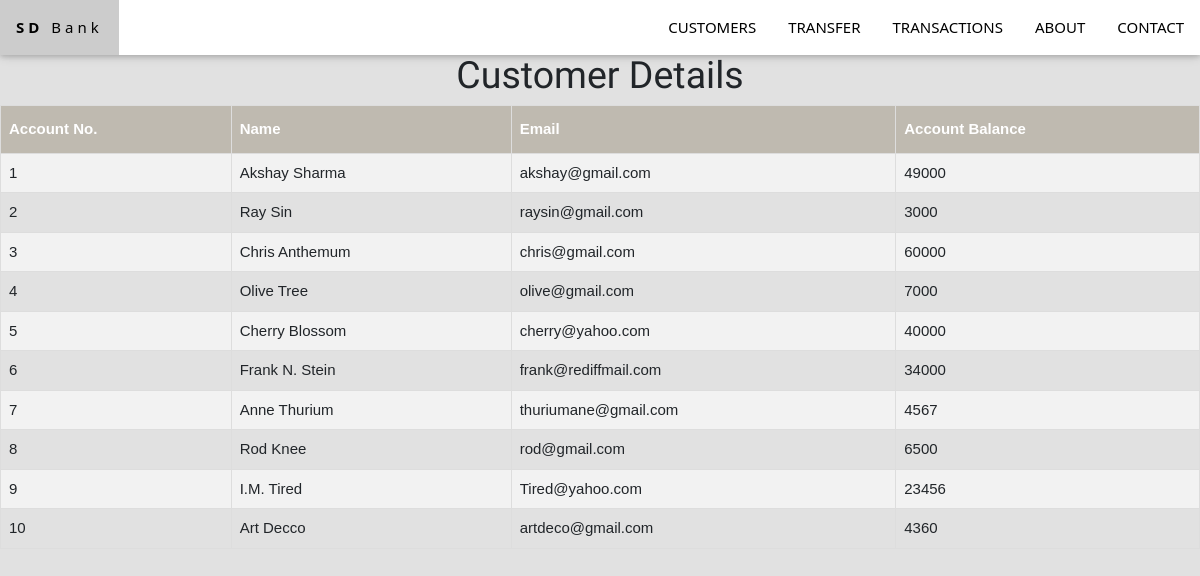
The app's page /cust/, older data.
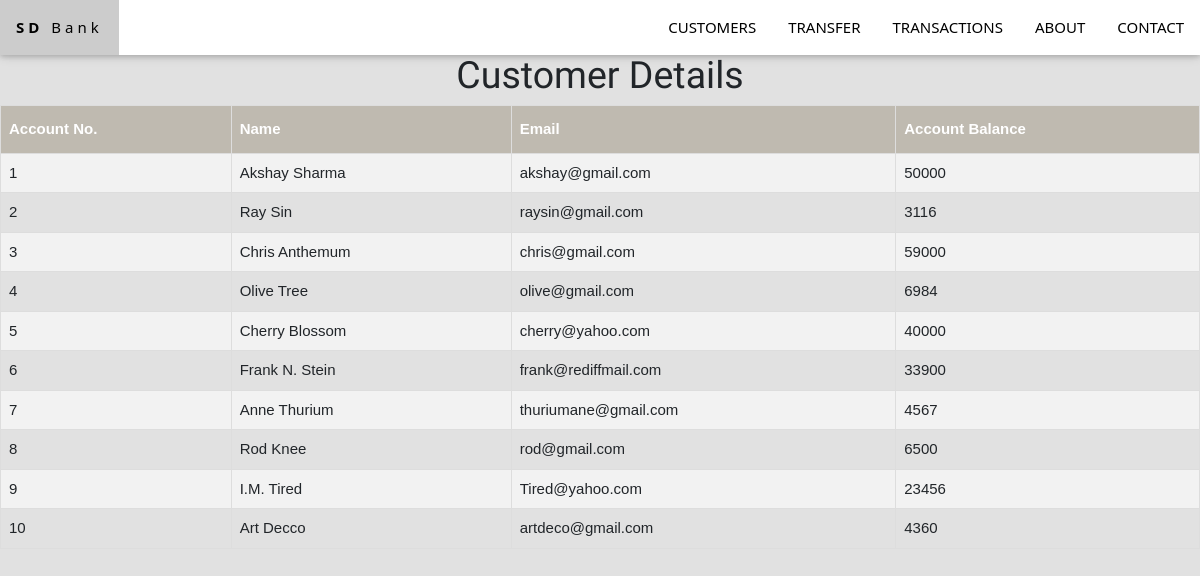
The same page, newer data.
### basicbank/models.py (models this page shows)
class Users(models.Model):
    accno = models.IntegerField(primary_key=True)
    name = models.CharField(max_length=200, null=True)
    email = models.CharField(max_length=100, null=True)
    accbal = models.IntegerField()

### basicbank/views.py (the view)
# urls.py: path('cust/', views.cust, name="cust"),
def cust(request):
    user = Users.objects.all();
    return render(request, 'app/customer.html', {'user':user})

### basicbank/templates/app/customer.html (shortened to what this page needs)
{% extends 'app/base.html' %}
{% load static %}
{% block main-content %}
<h1>Customer Details</h1>
<h1 style="text-align: center;">Customer Details</h1>
<table id="customers">
  <tr>
    <th>Account No.</th>
    <th>Name</th>
    <th>Email</th>
    <th>Account Balance</th>
  </tr>
  {% for u in user %}
  <tr>
    <td>{{u.accno}}</td>
    <td>{{u.name}}</td>
    <td>{{u.email}}</td>
    <td>{{u.accbal}}</td>
  </tr>
  {% endfor %}
</table>
{% endblock main-content %}

Row changes from the older to the newer data that the page shows:
changed Users "Akshay Sharma": accbal "49000" → "50000"
changed Users "Ray Sin": accbal "3000" → "3116"
changed Users "Chris Anthemum": accbal "60000" → "59000"
changed Users "Olive Tree": accbal "7000" → "6984"
changed Users "Frank N. Stein": accbal "34000" → "33900"
